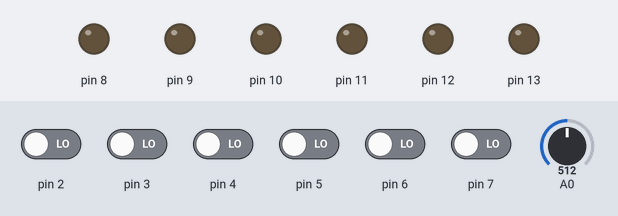
The sketch below on a simulated Arduino Uno, built with avr-gcc and run on an emulated ATmega328P. Shown: output pins drawn as LEDs (lit = HIGH). Inputs (shaded band) come from the test bench; at power-on: pin 2–7 LOW, A0 = 512. What the sketch prints to the serial monitor is not drawn.

Above: at 1.2 s.
1.3 s: pin 2 driven HIGH
At 1.6 s:
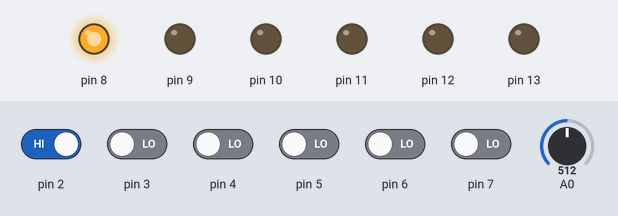
2.8 s: pin 3 driven HIGH
At 3.9 s:
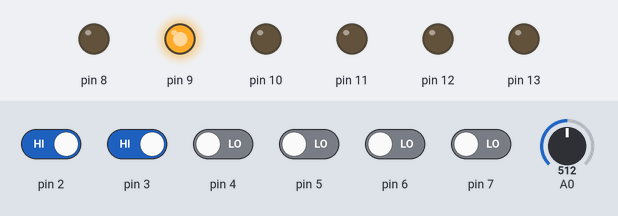
4.3 s: pin 4 driven HIGH
At 5.1 s:
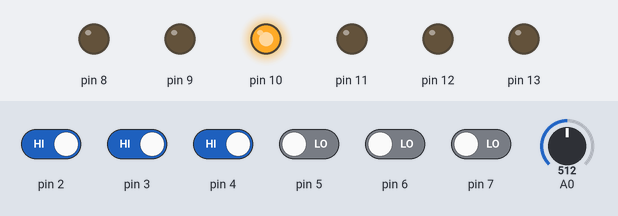
5.8 s: pin 5 driven HIGH
At 6.2 s:
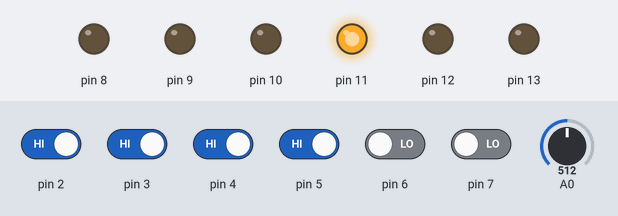
Timing chart, 0 to 8.8 s (numbered marks = the images above; inputs shaded):
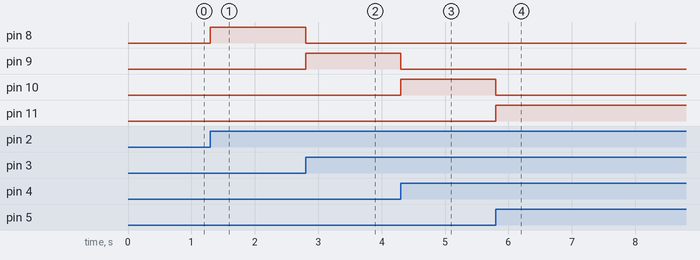

Measured:
- after the input at 1.3 s, pin 8: LOW → HIGH at once
- after the input at 2.8 s, pin 8: HIGH → LOW at once; pin 9: LOW → HIGH at once
- after the input at 4.3 s, pin 9: HIGH → LOW at once; pin 10: LOW → HIGH at once
- after the input at 5.8 s, pin 10: HIGH → LOW at once; pin 11: LOW → HIGH at once

The sketch:

HELIX_NATIVE_PEDAL2.ino
```cpp
/*
 * Jonatan Polanco
 * Dic 2020
 * Ibagué
 * Colombia
 * jonapohit19@gmail.com
 */

//Note On (144, Nota, 127)
//Note Off (144, Nota, 0)
//Control Change CC (176, Num de Control, 0)
//Program Change PC (192, Num de Prog)

int Control1 = 0;
int ControlAnt1 = 0;
int pot1 = 0;

int push1 = LOW, push2 = LOW, push3 = LOW, push4 = LOW, push5 = LOW, push6 = LOW, push7 = LOW, push8 =LOW;
int edoant1 = LOW, edoant2 = LOW, edoant3 = LOW, edoant4 = LOW, edoant5 = LOW, edoant6 = LOW, edoant7 = LOW, edoant8 = LOW;
int edo1 = 0, edo2 = 0, edo3 = 0, edo4 = 0, edo5 = 0, edo6 = 0, edo7 = 0 , edo8 = 0;
int bandera1 =0, bandera2 =0, bandera3 =0, bandera4 =0, bandera5 =0, bandera6 =0;

void setup() {
 Serial.begin(115200);
 pinMode(2, INPUT);
 pinMode(3, INPUT);
 pinMode(4, INPUT);
 pinMode(5, INPUT);
 pinMode(6, INPUT);
 pinMode(7, INPUT);

 pinMode(8, OUTPUT);
 pinMode(9, OUTPUT);
 pinMode(10, OUTPUT);
 pinMode(11, OUTPUT);
 pinMode(12, OUTPUT);
 pinMode(13, OUTPUT);
}

void loop(){
 push1 = digitalRead(2);
 push2 = digitalRead(3);
 push3 = digitalRead(4);
 push4 = digitalRead(5);
 push5 = digitalRead(6);
 push6 = digitalRead(7);
 pot1 = analogRead(14);

 Control1 = map(pot1,0,1023,0,127);

//----------PEDAL DE EXP,WHA, ETC------------------------
 //if (Control1 != ControlAnt1) {
  //Serial.write(176);
  //Serial.write(14);
  //Serial.write(Control1);
  //ControlAnt1 = Control1;
//}

 //---------------BOTON 1---------------------------------


if (push1 == HIGH && bandera1 ==0) {
 Serial.write(176); // Mensaje sobre el Canal 1
 Serial.write(1); // Nota, CC, PC
 Serial.write(127); // Valor On
 digitalWrite(8, HIGH);
 digitalWrite(9, LOW);
 digitalWrite(10, LOW);
 digitalWrite(11, LOW);
 bandera1 =1;
 }

 if (push1 == LOW && bandera1 ==1) {
 Serial.write(176);
 Serial.write(1);
 Serial.write(127); // Valor Off
 digitalWrite(8, HIGH);
 digitalWrite(9, LOW);
 digitalWrite(10, LOW);
 digitalWrite(11, LOW);
 bandera1 =0;
 }


//----------------BOTON 2---------------------------------


if (push2 == HIGH && bandera2 ==0) {
 Serial.write(176); // Mensaje sobre el Canal 1
 Serial.write(2); // Nota, CC, PC
 Serial.write(127); // Valor On
 digitalWrite(9, HIGH);
 digitalWrite(8, LOW);
 digitalWrite(10, LOW);
 digitalWrite(11, LOW);
 bandera2 =1;
 }

 if (push2 == LOW && bandera2 ==1) {
 Serial.write(176);
 Serial.write(2);
 Serial.write(127); // Valor Off
 digitalWrite(9, HIGH);
 digitalWrite(8, LOW);
 digitalWrite(10, LOW);
 digitalWrite(11, LOW);
 bandera2 =0;
 }


//----------------BOTON 3---------------------------------

if (push3 == HIGH && bandera3 ==0) {
 Serial.write(176); // Mensaje sobre el Canal 1
 Serial.write(3); // Nota, CC, PC
 Serial.write(127); // Valor On
 digitalWrite(10, HIGH);
 digitalWrite(9, LOW);
 digitalWrite(8, LOW);
 digitalWrite(11, LOW);
 bandera3 =1;
 }

 if (push3 == LOW && bandera3 ==1) {
 Serial.write(176);
 Serial.write(3);
 Serial.write(127); // Valor Off
 digitalWrite(10, HIGH);
 digitalWrite(9, LOW);
 digitalWrite(8, LOW);
 digitalWrite(11, LOW);
 bandera3 =0;

 }
 //----------------BOTON 4---------------------------------

if (push4 == HIGH && bandera4 ==0) {
 Serial.write(176); // Mensaje sobre el Canal 1
 Serial.write(4); // Nota, CC, PC
 Serial.write(127); // Valor On
 digitalWrite(11, HIGH);
 digitalWrite(10, LOW);
 digitalWrite(9, LOW);
 digitalWrite(8, LOW);
 bandera4 =1;
 }

 if (push4 == LOW && bandera4 ==1) {
 Serial.write(176);
 Serial.write(4);
 Serial.write(127); // Valor Off
 digitalWrite(11, HIGH);
 digitalWrite(10, LOW);
 digitalWrite(9, LOW);
 digitalWrite(8, LOW);
 bandera4 =0;

 }

//----------------BOTON 5---------------------------------

if (push5 == HIGH && bandera5 ==0) {
 Serial.write(176); // Mensaje sobre el Canal 1
 Serial.write(5); // Nota, CC, PC
 Serial.write(127); // Valor On
 bandera5 =1;
 }

 if (push5 == LOW && bandera5 ==1) {
 Serial.write(176);
 Serial.write(5);
 Serial.write(127); // Valor Off
 bandera5 =0;
 }


//--------------BOTON 6-----------------------------------


if (push6 == HIGH && bandera6 ==0) {
 Serial.write(176); // Mensaje sobre el Canal 1
 Serial.write(6); // Nota, CC, PC
 Serial.write(127); // Valor On
 digitalWrite(11, HIGH);
 digitalWrite(10, LOW);
 digitalWrite(9, LOW);
 digitalWrite(8, LOW);
 bandera6 =1;
 }

 if (push6 == LOW && bandera6 ==1) {
 Serial.write(176);
 Serial.write(6);
 Serial.write(127); // Valor Off
 digitalWrite(11, HIGH);
 digitalWrite(10, LOW);
 digitalWrite(9, LOW);
 digitalWrite(8, LOW);
 bandera6 =0;
 }


//--------------BOTON 7-----------------------------------
//--------------BOTON 8-----------------------------------


}
```
